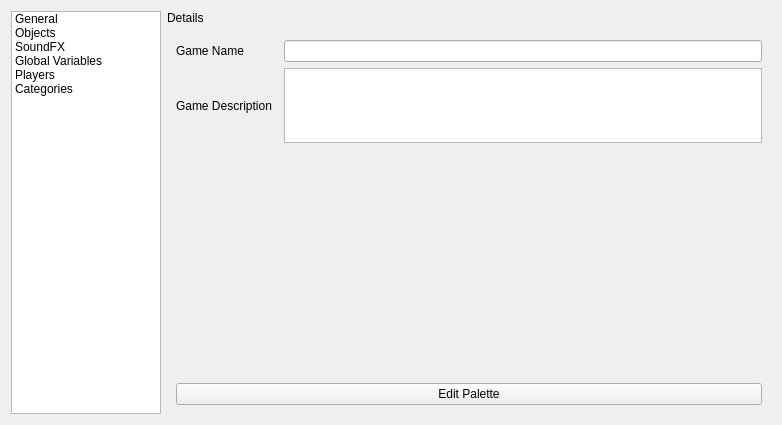
<?xml version="1.0" encoding="UTF-8"?>
<ui version="4.0">
 <class>GameconfigEditorv4</class>
 <widget class="QWidget" name="GameconfigEditorv4">
  <property name="geometry">
   <rect>
    <x>0</x>
    <y>0</y>
    <width>782</width>
    <height>425</height>
   </rect>
  </property>
  <property name="windowTitle">
   <string>Form</string>
  </property>
  <layout class="QGridLayout" name="gridLayout">
   <item row="0" column="1">
    <widget class="QLabel" name="sectionLabel">
     <property name="text">
      <string>Details</string>
     </property>
    </widget>
   </item>
   <item row="0" column="0" rowspan="2">
    <widget class="QListWidget" name="sectionList">
     <property name="sizePolicy">
      <sizepolicy hsizetype="Fixed" vsizetype="Expanding">
       <horstretch>0</horstretch>
       <verstretch>0</verstretch>
      </sizepolicy>
     </property>
     <property name="minimumSize">
      <size>
       <width>150</width>
       <height>0</height>
      </size>
     </property>
     <property name="maximumSize">
      <size>
       <width>150</width>
       <height>16777215</height>
      </size>
     </property>
     <item>
      <property name="text">
       <string>General</string>
      </property>
     </item>
     <item>
      <property name="text">
       <string>Objects</string>
      </property>
     </item>
     <item>
      <property name="text">
       <string>SoundFX</string>
      </property>
     </item>
     <item>
      <property name="text">
       <string>Global Variables</string>
      </property>
     </item>
     <item>
      <property name="text">
       <string>Players</string>
      </property>
     </item>
     <item>
      <property name="text">
       <string>Categories</string>
      </property>
     </item>
    </widget>
   </item>
   <item row="1" column="1">
    <widget class="QStackedWidget" name="detailsWidget">
     <widget class="QWidget" name="generalPage">
      <layout class="QGridLayout" name="gridLayout_2">
       <item row="0" column="2">
        <widget class="QLineEdit" name="gameName"/>
       </item>
       <item row="0" column="0">
        <widget class="QLabel" name="label_2">
         <property name="text">
          <string>Game Name</string>
         </property>
        </widget>
       </item>
       <item row="4" column="0" colspan="3">
        <widget class="QPushButton" name="editPalette">
         <property name="text">
          <string>Edit Palette</string>
         </property>
        </widget>
       </item>
       <item row="2" column="2">
        <widget class="QPlainTextEdit" name="gameDescription">
         <property name="maximumSize">
          <size>
           <width>16777215</width>
           <height>75</height>
          </size>
         </property>
        </widget>
       </item>
       <item row="2" column="0">
        <widget class="QLabel" name="label_3">
         <property name="text">
          <string>Game Description</string>
         </property>
        </widget>
       </item>
       <item row="3" column="0">
        <spacer name="verticalSpacer">
         <property name="orientation">
          <enum>Qt::Vertical</enum>
         </property>
         <property name="sizeHint" stdset="0">
          <size>
           <width>20</width>
           <height>40</height>
          </size>
         </property>
        </spacer>
       </item>
      </layout>
     </widget>
     <widget class="QWidget" name="objectsPage">
      <layout class="QGridLayout" name="gridLayout_3">
       <item row="0" column="2">
        <widget class="QLabel" name="label_5">
         <property name="text">
          <string>Name</string>
         </property>
        </widget>
       </item>
       <item row="1" column="2">
        <widget class="QLabel" name="label_6">
         <property name="text">
          <string>Script</string>
         </property>
        </widget>
       </item>
       <item row="0" column="0" rowspan="4">
        <widget class="QListWidget" name="objList">
         <property name="sizePolicy">
          <sizepolicy hsizetype="Expanding" vsizetype="Expanding">
           <horstretch>0</horstretch>
           <verstretch>0</verstretch>
          </sizepolicy>
         </property>
         <property name="minimumSize">
          <size>
           <width>194</width>
           <height>0</height>
          </size>
         </property>
         <property name="maximumSize">
          <size>
           <width>16777215</width>
           <height>16777215</height>
          </size>
         </property>
        </widget>
       </item>
       <item row="0" column="3">
        <widget class="QLineEdit" name="objName"/>
       </item>
       <item row="3" column="3">
        <spacer name="verticalSpacer_2">
         <property name="orientation">
          <enum>Qt::Vertical</enum>
         </property>
         <property name="sizeHint" stdset="0">
          <size>
           <width>20</width>
           <height>40</height>
          </size>
         </property>
        </spacer>
       </item>
       <item row="1" column="3">
        <widget class="QLineEdit" name="objScript"/>
       </item>
       <item row="4" column="0">
        <layout class="QGridLayout" name="gridLayout_4">
         <item row="1" column="3">
          <widget class="QToolButton" name="downObj">
           <property name="text">
            <string>D</string>
           </property>
          </widget>
         </item>
         <item row="1" column="1">
          <spacer name="horizontalSpacer">
           <property name="orientation">
            <enum>Qt::Horizontal</enum>
           </property>
           <property name="sizeHint" stdset="0">
            <size>
             <width>40</width>
             <height>20</height>
            </size>
           </property>
          </spacer>
         </item>
         <item row="1" column="0">
          <widget class="QToolButton" name="addObj">
           <property name="text">
            <string>+</string>
           </property>
          </widget>
         </item>
         <item row="1" column="2">
          <widget class="QToolButton" name="upObj">
           <property name="text">
            <string>U</string>
           </property>
          </widget>
         </item>
         <item row="1" column="5">
          <widget class="QToolButton" name="rmObj">
           <property name="text">
            <string>-</string>
           </property>
          </widget>
         </item>
         <item row="1" column="4">
          <spacer name="horizontalSpacer_11">
           <property name="orientation">
            <enum>Qt::Horizontal</enum>
           </property>
           <property name="sizeHint" stdset="0">
            <size>
             <width>40</width>
             <height>20</height>
            </size>
           </property>
          </spacer>
         </item>
        </layout>
       </item>
       <item row="2" column="2" colspan="2">
        <widget class="QLabel" name="objType">
         <property name="text">
          <string>Object Type ID: 0</string>
         </property>
        </widget>
       </item>
      </layout>
     </widget>
     <widget class="QWidget" name="sfxPage">
      <layout class="QGridLayout" name="gridLayout_6">
       <item row="0" column="0" rowspan="3">
        <widget class="QListWidget" name="sfxList">
         <property name="sizePolicy">
          <sizepolicy hsizetype="Expanding" vsizetype="Expanding">
           <horstretch>0</horstretch>
           <verstretch>0</verstretch>
          </sizepolicy>
         </property>
         <property name="minimumSize">
          <size>
           <width>194</width>
           <height>0</height>
          </size>
         </property>
         <property name="maximumSize">
          <size>
           <width>16777215</width>
           <height>16777215</height>
          </size>
         </property>
        </widget>
       </item>
       <item row="0" column="1">
        <widget class="QLabel" name="label_8">
         <property name="text">
          <string>Name</string>
         </property>
        </widget>
       </item>
       <item row="0" column="2">
        <widget class="QLineEdit" name="sfxName"/>
       </item>
       <item row="2" column="2">
        <spacer name="verticalSpacer_3">
         <property name="orientation">
          <enum>Qt::Vertical</enum>
         </property>
         <property name="sizeHint" stdset="0">
          <size>
           <width>20</width>
           <height>311</height>
          </size>
         </property>
        </spacer>
       </item>
       <item row="3" column="0">
        <layout class="QGridLayout" name="gridLayout_5">
         <item row="0" column="0">
          <widget class="QToolButton" name="addSfx">
           <property name="text">
            <string>+</string>
           </property>
          </widget>
         </item>
         <item row="0" column="2">
          <widget class="QToolButton" name="upSfx">
           <property name="text">
            <string>U</string>
           </property>
          </widget>
         </item>
         <item row="0" column="3">
          <widget class="QToolButton" name="downSfx">
           <property name="text">
            <string>D</string>
           </property>
          </widget>
         </item>
         <item row="0" column="1">
          <spacer name="horizontalSpacer_2">
           <property name="orientation">
            <enum>Qt::Horizontal</enum>
           </property>
           <property name="sizeHint" stdset="0">
            <size>
             <width>40</width>
             <height>20</height>
            </size>
           </property>
          </spacer>
         </item>
         <item row="0" column="5">
          <widget class="QToolButton" name="rmSfx">
           <property name="text">
            <string>-</string>
           </property>
          </widget>
         </item>
         <item row="0" column="4">
          <spacer name="horizontalSpacer_10">
           <property name="orientation">
            <enum>Qt::Horizontal</enum>
           </property>
           <property name="sizeHint" stdset="0">
            <size>
             <width>40</width>
             <height>20</height>
            </size>
           </property>
          </spacer>
         </item>
        </layout>
       </item>
       <item row="1" column="1">
        <widget class="QLabel" name="label">
         <property name="text">
          <string>Path</string>
         </property>
        </widget>
       </item>
       <item row="1" column="2">
        <widget class="QLineEdit" name="sfxPath"/>
       </item>
      </layout>
     </widget>
     <widget class="QWidget" name="variablesPage">
      <layout class="QGridLayout" name="gridLayout_8">
       <item row="0" column="2">
        <widget class="QLineEdit" name="varName"/>
       </item>
       <item row="0" column="1">
        <widget class="QLabel" name="label_9">
         <property name="text">
          <string>Name</string>
         </property>
        </widget>
       </item>
       <item row="3" column="0">
        <layout class="QGridLayout" name="gridLayout_7">
         <item row="0" column="5">
          <widget class="QToolButton" name="rmVar">
           <property name="text">
            <string>-</string>
           </property>
          </widget>
         </item>
         <item row="0" column="3">
          <widget class="QToolButton" name="downVar">
           <property name="text">
            <string>D</string>
           </property>
          </widget>
         </item>
         <item row="0" column="1">
          <spacer name="horizontalSpacer_3">
           <property name="orientation">
            <enum>Qt::Horizontal</enum>
           </property>
           <property name="sizeHint" stdset="0">
            <size>
             <width>40</width>
             <height>20</height>
            </size>
           </property>
          </spacer>
         </item>
         <item row="0" column="2">
          <widget class="QToolButton" name="upVar">
           <property name="text">
            <string>U</string>
           </property>
          </widget>
         </item>
         <item row="0" column="0">
          <widget class="QToolButton" name="addVar">
           <property name="text">
            <string>+</string>
           </property>
          </widget>
         </item>
         <item row="0" column="4">
          <spacer name="horizontalSpacer_9">
           <property name="orientation">
            <enum>Qt::Horizontal</enum>
           </property>
           <property name="sizeHint" stdset="0">
            <size>
             <width>40</width>
             <height>20</height>
            </size>
           </property>
          </spacer>
         </item>
        </layout>
       </item>
       <item row="2" column="2">
        <spacer name="verticalSpacer_4">
         <property name="orientation">
          <enum>Qt::Vertical</enum>
         </property>
         <property name="sizeHint" stdset="0">
          <size>
           <width>20</width>
           <height>282</height>
          </size>
         </property>
        </spacer>
       </item>
       <item row="0" column="0" rowspan="3">
        <widget class="QListWidget" name="varList">
         <property name="sizePolicy">
          <sizepolicy hsizetype="Expanding" vsizetype="Expanding">
           <horstretch>0</horstretch>
           <verstretch>0</verstretch>
          </sizepolicy>
         </property>
         <property name="minimumSize">
          <size>
           <width>194</width>
           <height>0</height>
          </size>
         </property>
         <property name="maximumSize">
          <size>
           <width>16777215</width>
           <height>16777215</height>
          </size>
         </property>
        </widget>
       </item>
       <item row="1" column="1">
        <widget class="QLabel" name="label_7">
         <property name="text">
          <string>Value</string>
         </property>
        </widget>
       </item>
       <item row="1" column="2">
        <widget class="QSpinBox" name="varValue">
         <property name="maximum">
          <number>999999999</number>
         </property>
        </widget>
       </item>
      </layout>
     </widget>
     <widget class="QWidget" name="playersPage">
      <layout class="QGridLayout" name="gridLayout_11">
       <item row="1" column="2">
        <spacer name="verticalSpacer_5">
         <property name="orientation">
          <enum>Qt::Vertical</enum>
         </property>
         <property name="sizeHint" stdset="0">
          <size>
           <width>20</width>
           <height>311</height>
          </size>
         </property>
        </spacer>
       </item>
       <item row="0" column="2">
        <widget class="QLineEdit" name="plrName"/>
       </item>
       <item row="0" column="0" rowspan="2">
        <widget class="QListWidget" name="plrList">
         <property name="sizePolicy">
          <sizepolicy hsizetype="Expanding" vsizetype="Expanding">
           <horstretch>0</horstretch>
           <verstretch>0</verstretch>
          </sizepolicy>
         </property>
         <property name="minimumSize">
          <size>
           <width>194</width>
           <height>0</height>
          </size>
         </property>
         <property name="maximumSize">
          <size>
           <width>16777215</width>
           <height>16777215</height>
          </size>
         </property>
        </widget>
       </item>
       <item row="0" column="1">
        <widget class="QLabel" name="label_11">
         <property name="text">
          <string>Name</string>
         </property>
        </widget>
       </item>
       <item row="2" column="0">
        <layout class="QGridLayout" name="gridLayout_10">
         <item row="0" column="5">
          <widget class="QToolButton" name="rmPlr">
           <property name="text">
            <string>-</string>
           </property>
          </widget>
         </item>
         <item row="0" column="1">
          <spacer name="horizontalSpacer_5">
           <property name="orientation">
            <enum>Qt::Horizontal</enum>
           </property>
           <property name="sizeHint" stdset="0">
            <size>
             <width>40</width>
             <height>20</height>
            </size>
           </property>
          </spacer>
         </item>
         <item row="0" column="3">
          <widget class="QToolButton" name="downPlr">
           <property name="text">
            <string>D</string>
           </property>
          </widget>
         </item>
         <item row="0" column="2">
          <widget class="QToolButton" name="upPlr">
           <property name="text">
            <string>U</string>
           </property>
          </widget>
         </item>
         <item row="0" column="0">
          <widget class="QToolButton" name="addPlr">
           <property name="text">
            <string>+</string>
           </property>
          </widget>
         </item>
         <item row="0" column="4">
          <spacer name="horizontalSpacer_8">
           <property name="orientation">
            <enum>Qt::Horizontal</enum>
           </property>
           <property name="sizeHint" stdset="0">
            <size>
             <width>40</width>
             <height>20</height>
            </size>
           </property>
          </spacer>
         </item>
        </layout>
       </item>
      </layout>
     </widget>
     <widget class="QWidget" name="categoriesPage">
      <layout class="QGridLayout" name="gridLayout_13">
       <item row="0" column="2">
        <widget class="QLineEdit" name="scnName"/>
       </item>
       <item row="4" column="2">
        <spacer name="verticalSpacer_6">
         <property name="orientation">
          <enum>Qt::Vertical</enum>
         </property>
         <property name="sizeHint" stdset="0">
          <size>
           <width>20</width>
           <height>226</height>
          </size>
         </property>
        </spacer>
       </item>
       <item row="1" column="1">
        <widget class="QLabel" name="label_10">
         <property name="text">
          <string>Folder</string>
         </property>
        </widget>
       </item>
       <item row="1" column="2">
        <widget class="QLineEdit" name="scnFolder"/>
       </item>
       <item row="6" column="0">
        <layout class="QGridLayout" name="gridLayout_12">
         <item row="0" column="0">
          <widget class="QToolButton" name="addScn">
           <property name="text">
            <string>+</string>
           </property>
          </widget>
         </item>
         <item row="0" column="6">
          <widget class="QToolButton" name="rmScn">
           <property name="text">
            <string>-</string>
           </property>
          </widget>
         </item>
         <item row="0" column="2">
          <widget class="QToolButton" name="upScn">
           <property name="text">
            <string>U</string>
           </property>
          </widget>
         </item>
         <item row="0" column="1">
          <spacer name="horizontalSpacer_6">
           <property name="orientation">
            <enum>Qt::Horizontal</enum>
           </property>
           <property name="sizeHint" stdset="0">
            <size>
             <width>40</width>
             <height>20</height>
            </size>
           </property>
          </spacer>
         </item>
         <item row="0" column="4">
          <spacer name="horizontalSpacer_7">
           <property name="orientation">
            <enum>Qt::Horizontal</enum>
           </property>
           <property name="sizeHint" stdset="0">
            <size>
             <width>40</width>
             <height>20</height>
            </size>
           </property>
          </spacer>
         </item>
         <item row="0" column="3">
          <widget class="QToolButton" name="downScn">
           <property name="text">
            <string>D</string>
           </property>
          </widget>
         </item>
        </layout>
       </item>
       <item row="0" column="1">
        <widget class="QLabel" name="label_12">
         <property name="text">
          <string>Name</string>
         </property>
        </widget>
       </item>
       <item row="2" column="1">
        <widget class="QLabel" name="label_13">
         <property name="text">
          <string>ID</string>
         </property>
        </widget>
       </item>
       <item row="2" column="2">
        <widget class="QLineEdit" name="scnID"/>
       </item>
       <item row="0" column="0" rowspan="5">
        <widget class="QTreeView" name="scnTree">
         <property name="minimumSize">
          <size>
           <width>0</width>
           <height>0</height>
          </size>
         </property>
         <property name="maximumSize">
          <size>
           <width>16777215</width>
           <height>16777215</height>
          </size>
         </property>
        </widget>
       </item>
       <item row="3" column="1" colspan="2">
        <widget class="QCheckBox" name="scnHighlighted">
         <property name="toolTip">
          <string>&lt;html&gt;&lt;head/&gt;&lt;body&gt;&lt;p&gt;if checked this will be the highlighted text on dev menu (used for act 1's that have entire names e.g. &amp;quot;Green Hill Zone 1&amp;quot; would be highlighted, and &amp;quot;2&amp;quot; (GHZ2) wouldn't be)&lt;/p&gt;&lt;/body&gt;&lt;/html&gt;</string>
         </property>
         <property name="layoutDirection">
          <enum>Qt::LeftToRight</enum>
         </property>
         <property name="text">
          <string>Highlighted on Dev Menu</string>
         </property>
        </widget>
       </item>
      </layout>
     </widget>
    </widget>
   </item>
  </layout>
 </widget>
 <resources/>
 <connections/>
</ui>
